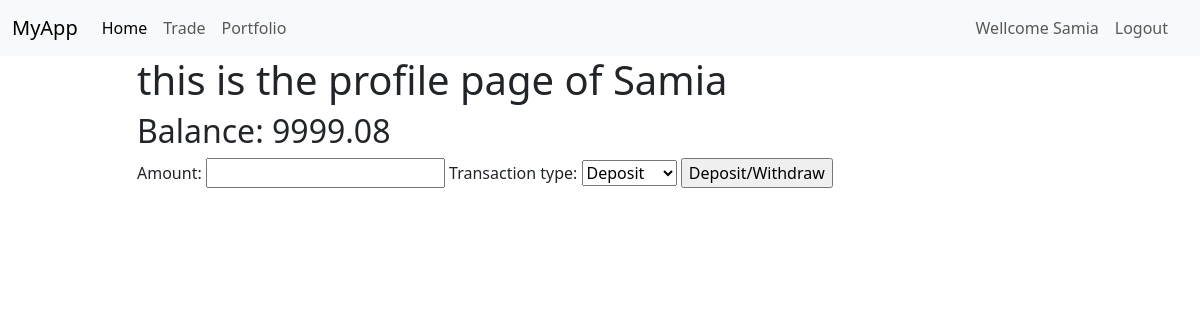
Page /portfolio (signed in) on the earlier database version.
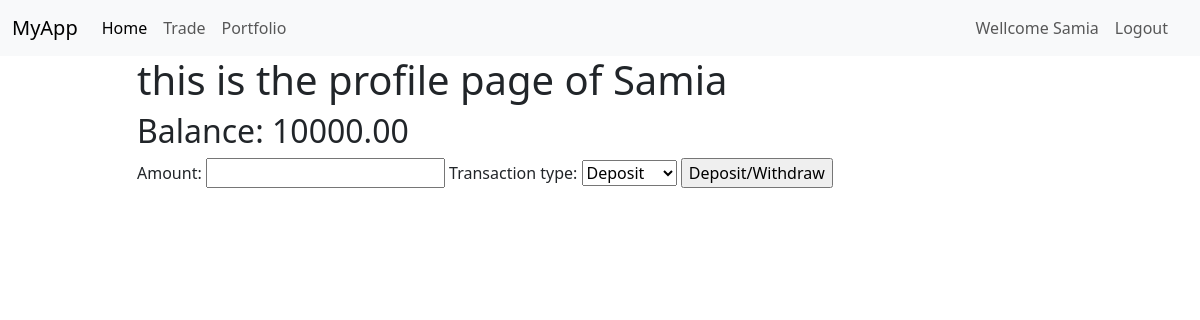
Same page on the later database version.
### myapp/models.py (models this page shows)
class User(AbstractUser):
    balance = models.DecimalField(max_digits=10, decimal_places=2, default=0)
    def __str__(self):
        return f"Username:{self.username}, Balance:{self.balance}"

### myapp/views.py (the view, shortened to what this page needs)
# urls.py: path("portfolio", views.portfolio, name="portfolio"),
@login_required(login_url='/login')
def portfolio(request):
    thisUser = User.objects.get(pk=request.user.pk)
    balance = thisUser.balance
    print(thisUser)
    addCredit = AddCredit()
    return render(request, "myapp/portfolio.html", {
        "form": addCredit,
        "balance": balance
    })

### myapp/forms.py
class AddCredit(forms.Form):
    amount = forms.DecimalField(
        label='Amount', min_value=0, max_digits=10, decimal_places=2)
    transaction_type = forms.ChoiceField(
        choices=[('deposit', 'Deposit'), ('withdraw', 'Withdraw')])

### myapp/templates/myapp/portfolio.html (shortened to what this page needs)
{% extends 'myapp/layout.html' %}
{%block body%}
<h1>this is the profile page of {{user.username|title}}</h1>
<h2>Balance: {{balance}}</h2>
<form action="{% url 'portfolio'%}" method="POST">
    {{form}}
    <input type="submit" value="Deposit/Withdraw" name="" id="">
</form>
{%endblock%}

### myapp/templates/myapp/layout.html (shortened to what this page needs)
{% load static %}
<!DOCTYPE html>
<html lang="en">
<head>
    <link href="https://cdn.jsdelivr.net/npm/bootstrap@5.3.0-alpha1/dist/css/bootstrap.min.css" rel="stylesheet"
>
</head>
<body>
    <nav class="navbar navbar-expand-lg bg-body-tertiary">
        <div class="container-fluid">
            <a class="navbar-brand" href="#">MyApp</a>
            <div class="collapse navbar-collapse" id="navbarNav">
                <ul class="navbar-nav container-fluid d-flex">
                    <li class="nav-item {% if not user.is_authenticated %}me-auto{% endif %}">
                        <a class="nav-link active" aria-current="page" href="{% url 'index'%}">Home</a>
                    </li>
                    {%if user.is_authenticated %}
                    <li class="nav-item">
                        <a class="nav-link" aria-current="page" href="{% url 'trade'%}">Trade</a>
                    </li>
                    <li class="nav-item me-auto">
                        <a class="nav-link" aria-current="page" href="{% url 'portfolio'%}">Portfolio</a>
                    </li>
                    <li class="nav-item ">
                        <a class="nav-link " href="#">Wellcome {{user.username|title}}</a>
                    </li>
                    <li class="nav-item">
                        <a class="nav-link " href="{% url 'logout'%}">Logout</a>
                    </li>
                    {%endif%}
                </ul>
            </div>
        </div>
    </nav>
    <div class="container">
        <div class="row">
            <div class="col">
            </div>
            <div class="col-10">
                {%block body%}
                {%endblock%}
            </div>
            <div class="col">
            </div>
        </div>
    </div>
</body>
</html>

Differences in the rows shown:
changed User "Samia": balance "9999.08" → "10000.00"
